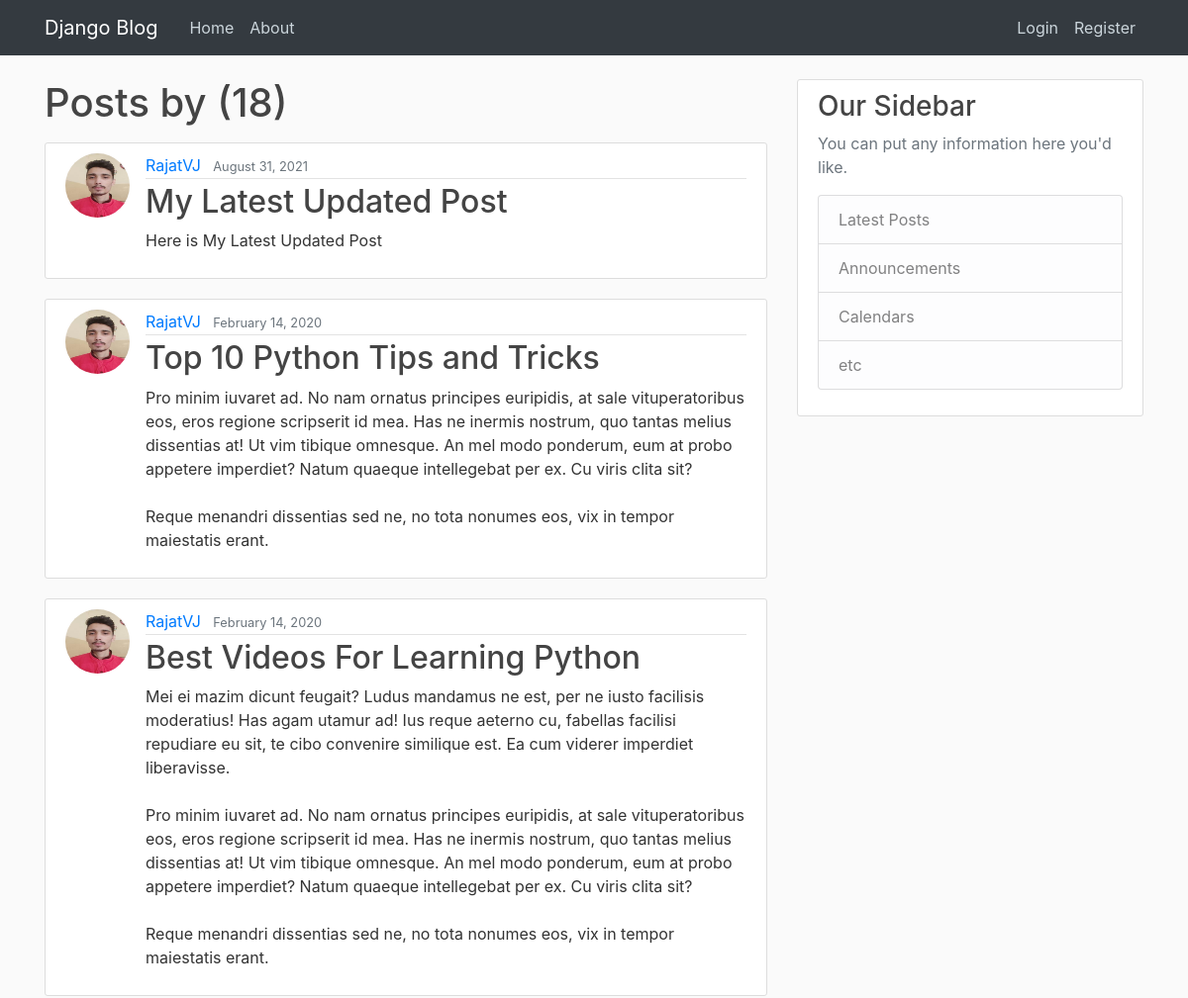
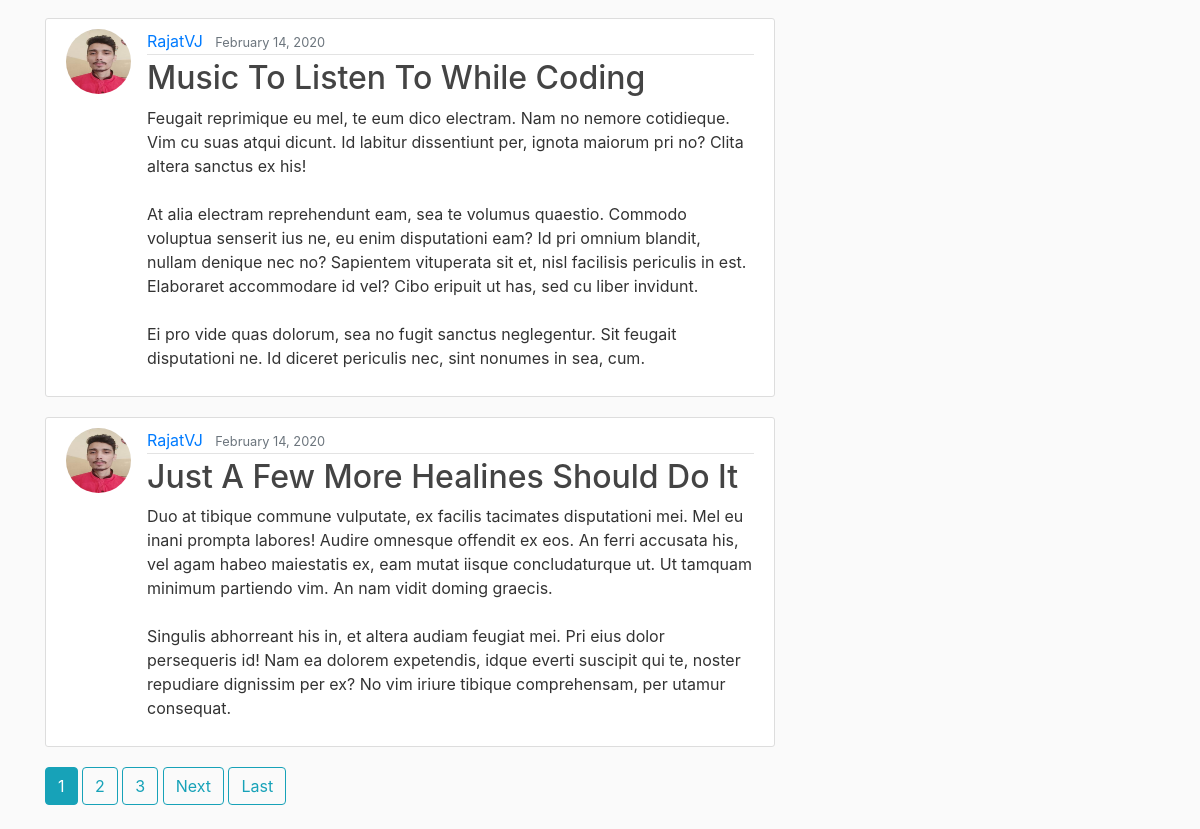
Screenshot of /user/RajatVJ with the database file from the repository (2 pictures, top to bottom).
### blog/models.py (models this page shows, shortened)
class Post(models.Model):
  title = models.CharField(max_length=100)
  content = models.TextField()
  date_posted = models.DateTimeField(default=timezone.now)
  author = models.ForeignKey(User, on_delete=models.CASCADE)

### users/models.py (models this page shows, shortened)
class Profile(models.Model):
  user = models.OneToOneField(User, on_delete=models.CASCADE)
  image = models.ImageField(default='default.jpg', upload_to='profile_pics')

### blog/views.py (the view)
# urls.py: path('user/<str:username>', views.UserPostListView.as_view(), name='user-posts'),
class UserPostListView(ListView):
    model = Post
    template_name = 'blog/user_posts.htm'  # <app>/<model>_<viewtype>.htm
    context_object_name = 'posts'
    paginate_by = 5
    def get_queryset(self):
        user = get_object_or_404(User, username=self.kwargs.get('username'))
        return Post.objects.filter(author=user).order_by('-date_posted')

### blog/templates/blog/user_posts.htm (shortened to what this page needs)
{% extends "blog/base.htm" %}
{% block content %}
  <h1 class="mb-3">Posts by {{ views.kwargs.username }} ({{ page_obj.paginator.count }})</h1>
  {% for post in posts %}
    <article class="media content-section">
      <img class="rounded-circle article-img" src="{{ post.author.profile.image.url }}">
      <div class="media-body">
        <div class="article-metadata">
          <a class="mr-2" href="{% url 'user-posts' post.author.username %}">{{ post.author }}</a>
          <small class="text-muted">{{ post.date_posted|date:"F d, Y" }}</small>
        </div>
        <h2><a class="article-title" href="{% url 'post-detail' post.id %}">{{ post.title }}</a></h2>
        <p class="article-content">{{ post.content }}</p>
      </div>
    </article>
  {% endfor %}
  {% if is_paginated %}
    {% for num in page_obj.paginator.page_range %}
      {% if page_obj.number == num %}
        <a class="btn btn-info mb-4" href="?page={{ num }}">{{ num }}</a>
      {% elif num > page_obj.number|add:'-3' and num < page_obj.number|add:'3' %}
        <a class="btn btn-outline-info mb-4" href="?page={{ num }}">{{ num }}</a>
      {% endif %}
    {% endfor %}
    {% if page_obj.has_next %}
      <a class="btn btn-outline-info mb-4" href="?page=1">Next</a>
      <a class="btn btn-outline-info mb-4" href="?page={{ page_obj.next_page_number }}">Last</a>
    {% endif %}
  {% endif %}
{% endblock content %}

### blog/static/blog/main.css (style rules this page uses)
body { background: #fafafa; color: #333333; margin-top: 5rem; }
h1, h2, h3, h4, h5, h6 { color: #444444; }
.content-section { background: #ffffff; padding: 10px 20px; border: 1px solid #dddddd; border-radius: 3px; margin-bottom: 20px; }
.article-title { color: #444444; }
.article-content { white-space: pre-line; }
.article-img { height: 65px; width: 65px; margin-right: 16px; }
.article-metadata { padding-bottom: 1px; margin-bottom: 4px; border-bottom: 1px solid #e3e3e3 }

### rows the page displays
Post: author.profile.image (picture), author "RajatVJ", date_posted "August 31, 2021", title "My Latest Updated Post", content "Here is My Latest Updated Post"
Post: author.profile.image (picture), author "RajatVJ", date_posted "February 14, 2020", title "Top 10 Python Tips and Tricks", content "Pro minim iuvaret ad. No nam ornatus principes euripidis, at sale vituperatoribus eos, eros regione scripserit id mea. Has ne inermis nostrum, quo tantas melius dissentias at! Ut vim tibique omnesque. An mel modo ponderum, eum at probo appetere imperdiet? Natum quaeque intellegebat per ex. Cu viris clita sit? Reque menandri dissentias sed ne, no tota nonumes eos, vix in tempor maiestatis erant."
Post: author.profile.image (picture), author "RajatVJ", date_posted "February 14, 2020", title "Best Videos For Learning Python", content "Mei ei mazim dicunt feugait? Ludus mandamus ne est, per ne iusto facilisis moderatius! Has agam utamur ad! Ius reque aeterno cu, fabellas facilisi repudiare eu sit, te cibo convenire similique est. Ea cum viderer imperdiet liberavisse. Pro minim iuvaret ad. No nam ornatus principes euripidis, at sale vituperatoribus eos, eros regione scripserit id mea. Has ne inermis nostrum, quo tantas melius dissentias at! Ut vim tibique omnesque. An mel modo ponderum, eum at probo appetere imperdiet? Natum quaeque intellegebat per ex. Cu viris clita sit? Reque menandri dissentias sed ne, no tota nonumes eos, vix in tempor maiestatis erant."
Post: author.profile.image (picture), author "RajatVJ", date_posted "February 14, 2020", title "Music To Listen To While Coding", content "Feugait reprimique eu mel, te eum dico electram. Nam no nemore cotidieque. Vim cu suas atqui dicunt. Id labitur dissentiunt per, ignota maiorum pri no? Clita altera sanctus ex his! At alia electram reprehendunt eam, sea te volumus quaestio. Commodo voluptua senserit ius ne, eu enim disputationi eam? Id pri omnium blandit, nullam denique nec no? Sapientem vituperata sit et, nisl facilisis periculis in est. Elaboraret accommodare id vel? Cibo eripuit ut has, sed cu liber invidunt. Ei pro vide quas dolorum, sea no fugit sanctus neglegentur. Sit feugait disputationi ne. Id diceret periculis nec, sint nonumes in sea, cum."
Post: author.profile.image (picture), author "RajatVJ", date_posted "February 14, 2020", title "Just A Few More Healines Should Do It", content "Duo at tibique commune vulputate, ex facilis tacimates disputationi mei. Mel eu inani prompta labores! Audire omnesque offendit ex eos. An ferri accusata his, vel agam habeo maiestatis ex, eam mutat iisque concludaturque ut. Ut tamquam minimum partiendo vim. An nam vidit doming graecis. Singulis abhorreant his in, et altera audiam feugiat mei. Pri eius dolor persequeris id! Nam ea dolorem expetendis, idque everti suscipit qui te, noster repudiare dignissim per ex? No vim iriure tibique comprehensam, per utamur consequat."

### other values shown
{{ page_obj.paginator.count }} "18"
{{ num }} "1"
{{ num }} "2" "3"
